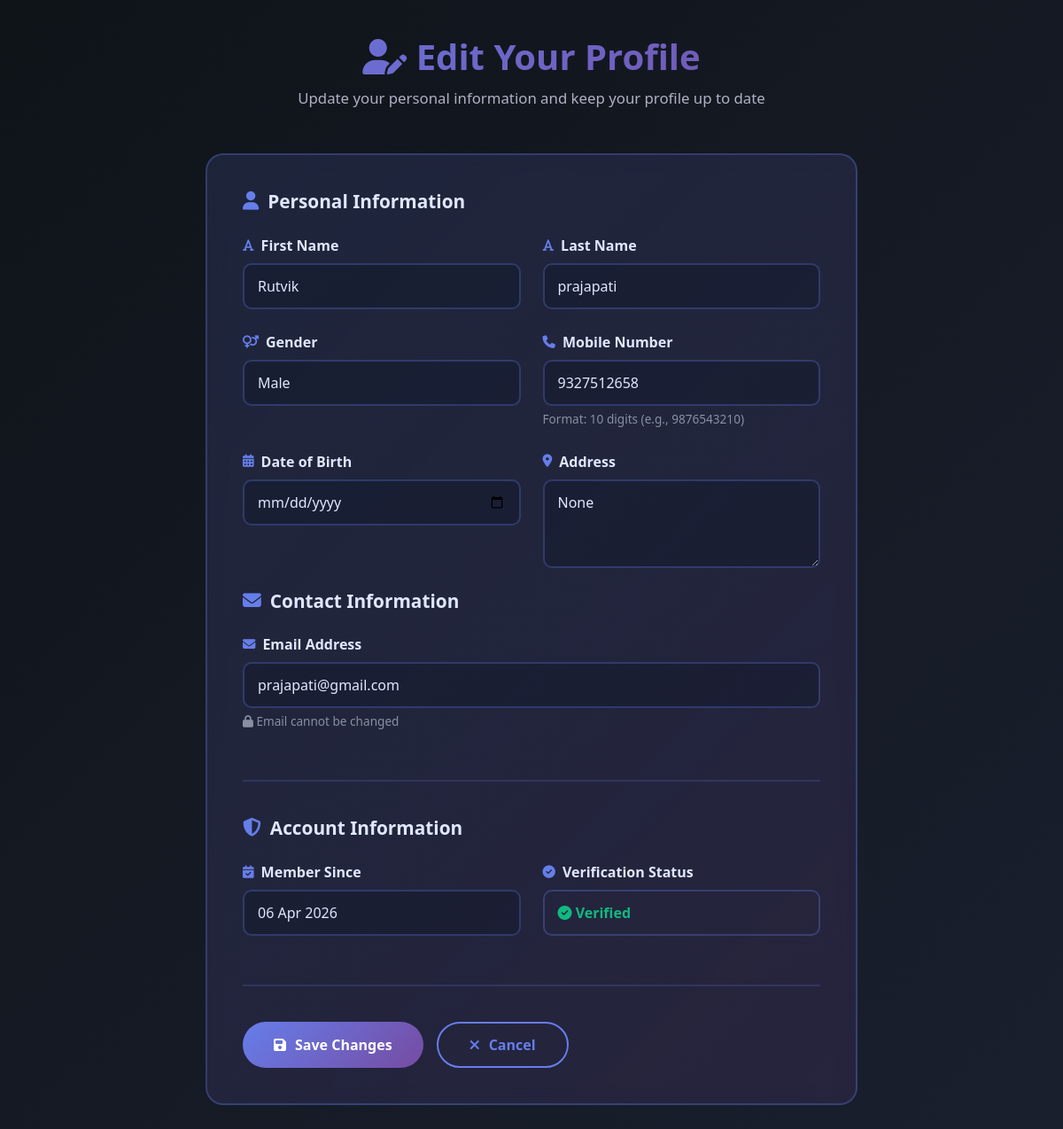
Screenshot of /core/edit-profile/ (signed in) with the database file from the repository.
### core/models.py (models this page shows, shortened)
class User(AbstractBaseUser):
    email = models.EmailField(unique=True)
    is_active = models.BooleanField(default=True)
    is_staff = models.BooleanField(default=False)
    is_admin = models.BooleanField(default=False)
    created_at = models.DateTimeField(auto_now_add=True)
    updated_at = models.DateTimeField(auto_now=True)
    firstname=models.CharField(max_length=20,null=True)
    lastname=models.CharField(max_length=20,null=True)
    gender=models.CharField(max_length=10,null=True)
    date_of_birth = models.DateField(null=True, blank=True)
    address = models.TextField(null=True, blank=True)
    otp = models.CharField(max_length=6, null=True, blank=True)
    is_verified = models.BooleanField(default=False)
    otp_created_at = models.DateTimeField(null=True,blank=True)
    mobile = models.CharField(max_length=15, null=True, blank=True)
    date_of_birth = models.DateField(null=True, blank=True)
    address = models.TextField(null=True, blank=True)
    objects = UserManager()
    USERNAME_FIELD = 'email'
    REQUIRED_FIELDS = []

### core/views.py (the view, shortened to what this page needs)
# urls.py: path('edit-profile/', views.edit_profile, name='edit_profile'),
@login_required(login_url='login')
def edit_profile(request):
    return render(request, 'edit_profile.html')

### templates/edit_profile.html (shortened to what this page needs)
<!DOCTYPE html>
<html lang="en">
<head>
    <link href="https://cdn.jsdelivr.net/npm/bootstrap@5.3.0/dist/css/bootstrap.min.css" rel="stylesheet">
    <link rel="stylesheet" href="https://cdnjs.cloudflare.com/ajax/libs/font-awesome/6.4.0/css/all.min.css">
</head>
<body>
<div class="main-container">
    <div class="container">
        <div class="page-header">
            <h1><i class="fas fa-user-edit"></i> Edit Your Profile</h1>
            <p>Update your personal information and keep your profile up to date</p>
        </div>
        <div class="row justify-content-center">
            <div class="col-lg-8 col-md-10">
                <div class="form-card">
                    <form method="POST" action="/core/edit-profile/" novalidate>
                        <div class="form-section">
                            <h3>
                                <i class="fas fa-user"></i> Personal Information
                            </h3>
                            <div class="form-row-custom">
                                <div>
                                    <label class="form-label">
                                        <i class="fas fa-font"></i> First Name
                                    </label>
                                    <input type="text" class="form-control" name="firstname"
                                           value="{{ user.firstname }}" placeholder="Enter your first name" required>
                                </div>
                                <div>
                                    <label class="form-label">
                                        <i class="fas fa-font"></i> Last Name
                                    </label>
                                    <input type="text" class="form-control" name="lastname"
                                           value="{{ user.lastname }}" placeholder="Enter your last name" required>
                                </div>
                            </div>
                            <div class="form-row-custom">
                                <div>
                                    <label class="form-label">
                                        <i class="fas fa-venus-mars"></i> Gender
                                    </label>
                                    <select class="form-select" name="gender" required>
                                        <option value="male" {% if user.gender == 'male' %}selected{% endif %}>Male</option>
                                    </select>
                                </div>
                                <div>
                                    <label class="form-label">
                                        <i class="fas fa-phone"></i> Mobile Number
                                    </label>
                                    <input type="tel" class="form-control" name="mobile"
                                           value="{{ user.mobile }}" placeholder="Enter your mobile number" pattern="[0-9]{10}">
                                    <div class="helper-text">Format: 10 digits (e.g., 9876543210)</div>
                                </div>
                            </div>
                            <div class="form-row-custom">
                                <div>
                                    <label class="form-label">
                                        <i class="fas fa-calendar-alt"></i> Date of Birth
                                    </label>
                                    <input type="date" class="form-control" name="date_of_birth"
                                           value="{% if user.date_of_birth %}{{ user.date_of_birth|date:'Y-m-d' }}{% endif %}" placeholder="Enter your date of birth">
                                </div>
                                <div>
                                    <label class="form-label">
                                        <i class="fas fa-map-marker-alt"></i> Address
                                    </label>
                                    <textarea class="form-control" name="address" rows="3"
                                              placeholder="Enter your full address">{{ user.address }}</textarea>
                                </div>
                            </div>
                        <div class="form-section">
                            <h3>
                                <i class="fas fa-envelope"></i> Contact Information
                            </h3>
                            <div class="form-row-custom full">
                                <div>
                                    <label class="form-label">
                                        <i class="fas fa-envelope"></i> Email Address
                                    </label>
                                    <input type="email" class="form-control" value="{{ user.email }}" disabled>
                                    <div class="helper-text">
                                        <i class="fas fa-lock"></i> Email cannot be changed
                                    </div>
                                </div>
                            </div>
                        </div>
                        <div class="form-section">
                            <h3>
                                <i class="fas fa-shield-alt"></i> Account Information
                            </h3>
                            <div class="form-row-custom">
                                <div>
                                    <label class="form-label">
                                        <i class="fas fa-calendar-check"></i> Member Since
                                    </label>
                                    <input type="text" class="form-control" value="{{ user.created_at|date:'d M Y' }}" disabled>
                                </div>
                                <div>
                                    <label class="form-label">
                                        <i class="fas fa-check-circle"></i> Verification Status
                                    </label>
                                    <div style="padding: 12px 15px; border: 2px solid rgba(102, 126, 234, 0.3); border-radius: 10px; display: flex; align-items: center; gap: 10px;">
                                        <span style="color: #10b981; font-weight: 600;">
                                            <i class="fas fa-check-circle"></i> Verified
                                        </span>
                                    </div>
                                </div>
                            </div>
                        </div>
                        <div class="button-group">
                            <button type="submit" class="btn-save">
                                <i class="fas fa-save"></i> Save Changes
                            </button>
                            <a href="/core/profile/" class="btn-cancel">
                                <i class="fas fa-times"></i> Cancel
                            </a>
                        </div>
                    </form>
                </div>
            </div>
        </div>
    </div>
</div>
</body>
</html>

### templates/edit_profile.html (style rules this page uses)
* { margin: 0; padding: 0; box-sizing: border-box; }
body { font-family: 'Segoe UI', 'Poppins', sans-serif; background: linear-gradient(135deg, #0f1419 0%, #1a1f2e 100%); min-height: 100vh; color: #e0e7ff; }
.main-container { padding: 40px 0; min-height: calc(100vh - 100px); }
.page-header { text-align: center; margin-bottom: 50px; animation: fadeInDown 0.8s ease-out; }
.page-header h1 { font-size: 2.5rem; font-weight: 800; background: linear-gradient(135deg, #667eea 0%, #764ba2 100%); -webkit-background-clip: text; -webkit-text-fill-color: transparent; background-clip: text; margin-bottom: 10px; }
.page-header p { color: #b0b0c3; font-size: 1.05rem; }
.form-card { background: linear-gradient(135deg, rgba(102, 126, 234, 0.15) 0%, rgba(118, 75, 162, 0.15) 100%); border: 2px solid rgba(102, 126, 234, 0.3); border-radius: 20px; padding: 40px; backdrop-filter: blur(10px); animation: fadeIn 0.8s ease-out 0.2s both; }
.form-section { margin-bottom: 40px; padding-bottom: 30px; border-bottom: 2px solid rgba(102, 126, 234, 0.2); }
.form-section:last-child { margin-bottom: 0; padding-bottom: 0; border-bottom: none; }
.form-section h3 { font-size: 1.3rem; font-weight: 700; color: #e0e7ff; margin-bottom: 25px; display: flex; align-items: center; gap: 10px; }
.form-section h3 i { color: #667eea; }
.form-label { color: #e0e7ff; font-weight: 600; margin-bottom: 8px; display: flex; align-items: center; gap: 8px; }
.form-label i { color: #667eea; font-size: 0.9rem; }
.form-control, .form-select { background: rgba(15, 23, 42, 0.4) !important; border: 2px solid rgba(102, 126, 234, 0.3) !important; color: #e0e7ff !important; padding: 12px 15px !important; border-radius: 10px !important; font-size: 1rem !important; transition: all 0.3s ease !important; }
.form-control::placeholder { color: #8a8fa3 !important; }
.form-select option { background: #1a1f2e; color: #e0e7ff; }
.form-row-custom { display: grid; grid-template-columns: 1fr 1fr; gap: 25px; margin-bottom: 25px; }
.form-row-custom.full { grid-template-columns: 1fr; }
.button-group { display: flex; gap: 15px; margin-top: 40px; flex-wrap: wrap; }
.btn-save { padding: 12px 35px; background: linear-gradient(135deg, #667eea 0%, #764ba2 100%); color: white; border: none; border-radius: 50px; font-weight: 700; transition: all 0.3s ease; cursor: pointer; display: inline-flex; align-items: center; gap: 10px; font-size: 1rem; }
.btn-cancel { padding: 12px 35px; background: transparent; color: #667eea; border: 2px solid #667eea; border-radius: 50px; font-weight: 700; transition: all 0.3s ease; cursor: pointer; text-decoration: none; display: inline-flex; align-items: center; gap: 10px; font-size: 1rem; }
.helper-text { color: #8a8fa3; font-size: 0.85rem; margin-top: 5px; }

### rows the page displays
User: firstname "Rutvik", lastname "prajapati", gender "Male", mobile "9327512658", address "None", email "prajapati@gmail.com", created_at "06 Apr 2026"
